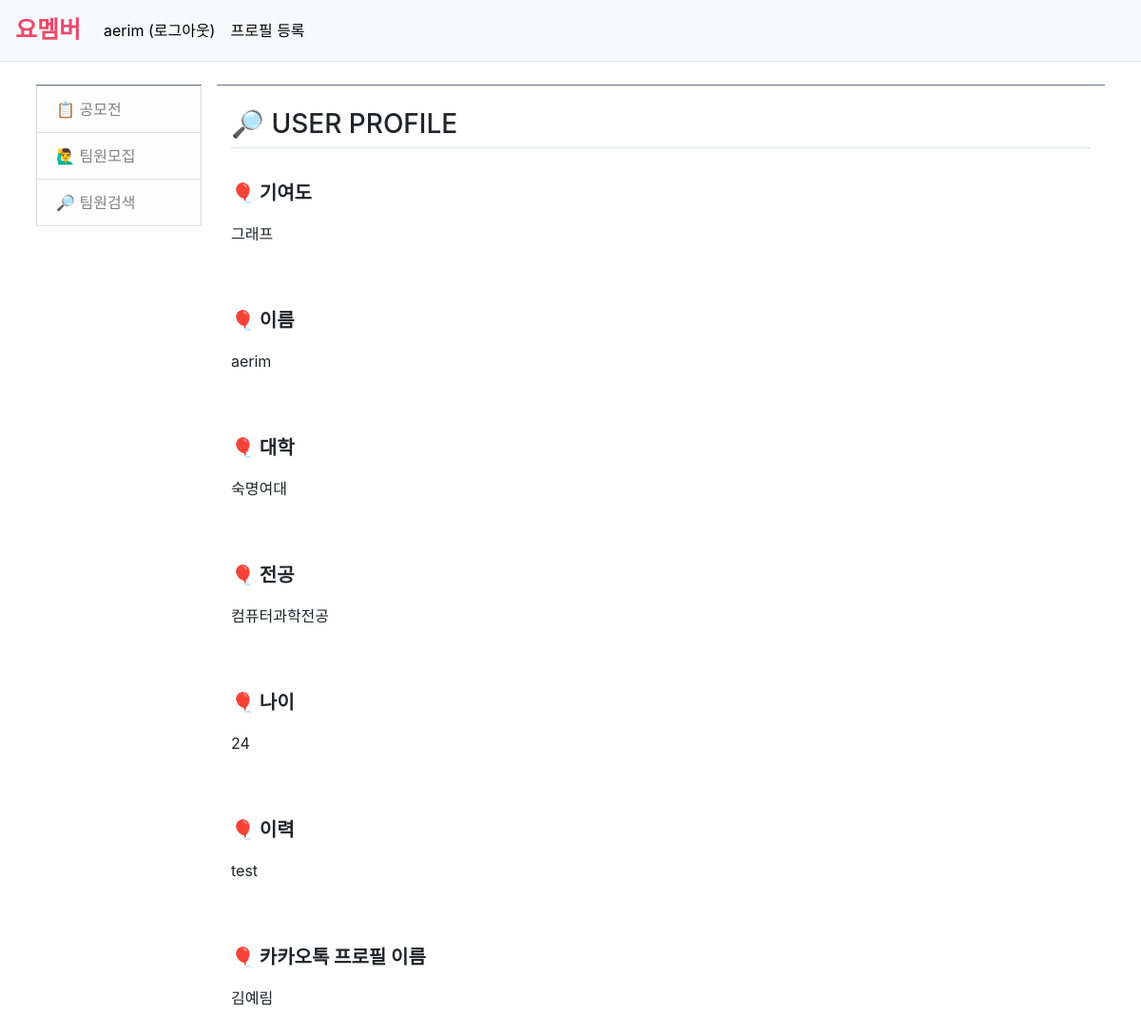
Page /yomember/searchMember/aerim/ (signed in) on the committed database.
### common/models.py (models this page shows)
class Profile(models.Model):
    name = models.CharField(max_length=50) # 사용자 이름
    college = models.CharField(max_length=100) # 대학
    major = models.CharField(max_length=100) # 전공
    age = models.IntegerField() # 나이
    workHistory = models.TextField() # 이력
    blog = models.URLField(blank=True) # 개인 블로그(선택 사항)
    kakaoName = models.CharField(max_length=50) # 카카오톡 프로필 이름
    kakaoTalk = models.FileField() # 카카오톡 대화 파일
    cdate = models.DateTimeField(auto_now_add=True) # 게시물 생성 날짜

### yomember/views.py (the view)
# urls.py: path('searchMember/<str:user_username>/', views.userInfo, name='userInfo'),
def userInfo(request, user_username):
    profile = Profile.objects.filter(name = user_username)
    context = {'profile': profile}
    return render(request, 'yomember/userProfile.html', context)

### templates/yomember/userProfile.html (shortened to what this page needs)
{% extends 'base.html' %}
{% block content %}
{% load static %}
<link rel="stylesheet" type="text/css" href="{% static 'bootstrap.min.css' %}">
    {% for profile_detail in profile %}
    <div class="container my-3">
        <h3 class="border-bottom py-2">🔎 USER PROFILE</h3>
        <br><p style="font-size: 20px; font-weight: bold;">🎈 기여도</p>
        <p>그래프</p><br><br>
        <p style="font-size: 20px; font-weight: bold;">🎈 이름</p>
        <p>{{ profile_detail.name }}</p><br><br>
        <p style="font-size: 20px; font-weight: bold;">🎈 대학</p>
        <p>{{ profile_detail.college }}</p><br><br>
        <p style="font-size: 20px; font-weight: bold;">🎈 전공</p>
        <p>{{ profile_detail.major }}</p><br><br>
        <p style="font-size: 20px; font-weight: bold;">🎈 나이</p>
        <p>{{ profile_detail.age }}</p><br><br>
        <p style="font-size: 20px; font-weight: bold;">🎈 이력</p>
        <p>{{ profile_detail.workHistory }}</p><br><br>
        <p style="font-size: 20px; font-weight: bold;">🎈 카카오톡 프로필 이름</p>
        <p>{{ profile_detail.kakaoName }}</p><br><br>
    </div>
    {% endfor %}
{% endblock %}

### templates/navbar.html (shortened to what this page needs)
<nav class="navbar navbar-expand-lg navbar-light bg-light border-bottom">
    <a class="navbar-brand" href="{% url 'yomember:index' %}" style="color: #EB496B; font-weight: bold; font-size: 25px;">요멤버</a>
    <div class="collapse navbar-collapse flex-grow-0" id="navbarNav">
        <ul class="navbar-nav">
            <li class="nav-item ">
                {% if user.is_authenticated %}
                <a class="nav-link" href="{% url 'common:logout' %}" style="color: black;">{{ user.username }} (로그아웃)</a>
                {% else %}
                <a class="nav-link" href="{% url 'common:login' %}" style="color: black;">로그인</a>
                {% endif %}
            </li>
            <li class="nav-item ">
                {% if user.is_authenticated %}
                <a class="nav-link" href="{% url 'common:profile' %}" style="color: black;">프로필 등록</a>
                {% endif %}
            </li>
        </ul>
    </div>
</nav>

### rows in the picture
Profile: name "aerim", college "숙명여대", major "컴퓨터과학전공", age "24", workHistory "test", kakaoName "김예림"

### other values in the picture
{{ user.username }} "aerim"
